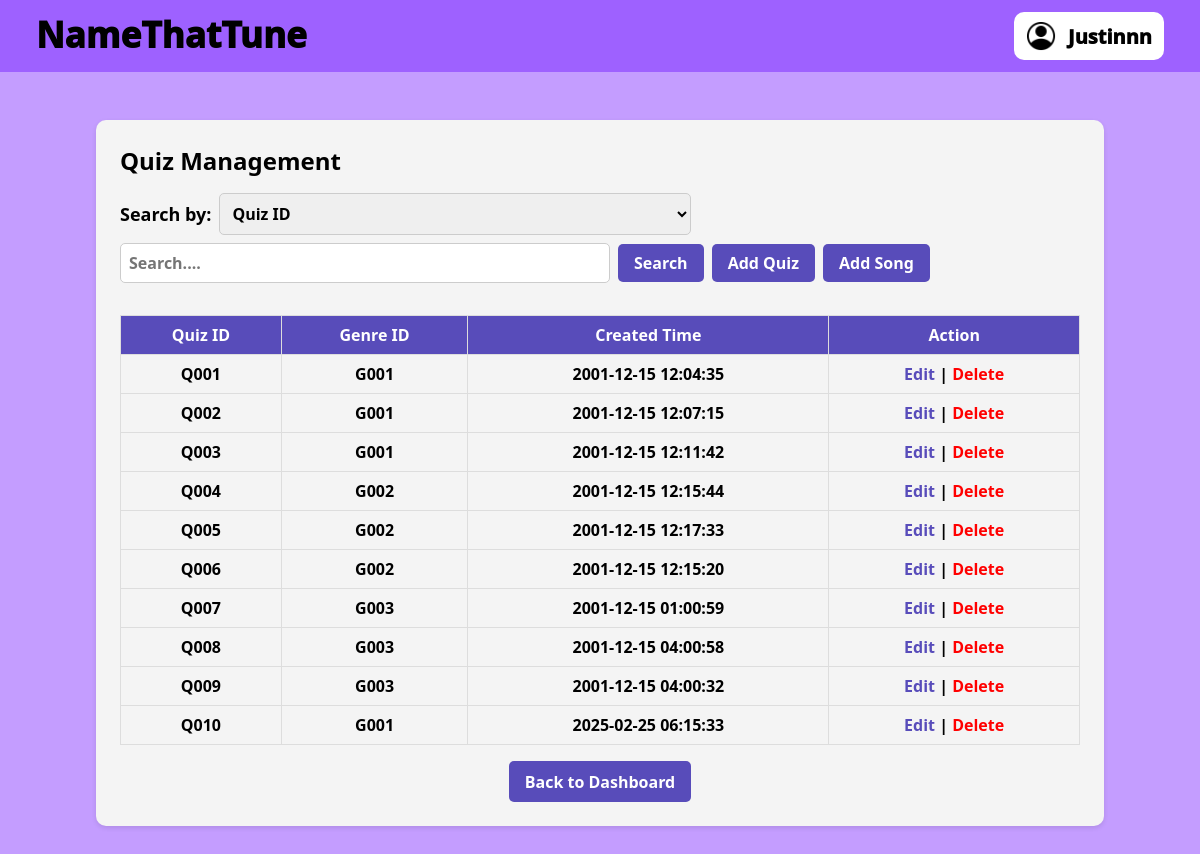
The page /admin_quiz_management.php (signed in) on the database its author committed.
### tables this page shows
CREATE TABLE `quiz` (
  `QuizID` varchar(255) NOT NULL,
  `GenreID` varchar(255) DEFAULT NULL,
  `CreatedTime` datetime DEFAULT NULL,
  `QuizName` varchar(255) DEFAULT NULL
);

### admin_quiz_management.php (the view, shortened to what this page needs)
<?php
$servername = "localhost";
$dbusername = "root";
$dbpassword = "";
$dbname = "namethattune";
$connection = new mysqli($servername, $dbusername, $dbpassword, $dbname);
$username = $_SESSION['username'];
$stmt = $connection->prepare("SELECT ProfilePicture FROM admin WHERE Username = ?");
$stmt->bind_param("s", $username);
$stmt->execute();
$result = $stmt->get_result();
if ($result->num_rows > 0) {
    $row = $result->fetch_assoc();
    $profile_picture_path = $row['ProfilePicture'];
} else {
    $profile_picture_path = 'Icon/account.png';
}
$query = "SELECT QuizID AS quiz_id, GenreID AS genre_id, CreatedTime AS created_time FROM quiz";
$results = mysqli_query($connection, $query);
?>
<!DOCTYPE html>
<html lang="en">
<head>
    <link rel="stylesheet" href="user_header.css">
    <link rel="stylesheet" href="user_hamburger_menu.css">
</head>
<body>
    <div id="header">
        <h1><a href="admin_adminDashboard.php">NameThatTune</a></h1>
        <div id="login" onclick="">
            <img src="<?php echo htmlspecialchars($profile_picture_path); ?>">
            <p><?php echo htmlspecialchars($username); ?></p>
        </div>
    </div>
    <?php include 'admin_hamburger_menu.php'; ?>
    <div id="content">
        <div id="edit-quiz-container">
            <div class="section-title">Quiz Management</div>
            <div class="search-bar">
                <label for="filter">Search by:</label>
                <select id="filter">
                    <option value="id">Quiz ID</option>
                </select>
                <input type="text" id="search" placeholder="Search....">
                <button onclick="performSearch()">Search</button>
                <button id="add-quiz-button" onclick="moveToAddQuiz()">Add Quiz</button>
                <button id="add-song-button" onclick="moveToAddSong()">Add Song</button>
            </div>
            <table>
            <thead>
            <tr>
                <th>Quiz ID</th>
                <th>Genre ID</th>
                <th>Created Time</th>
                <th>Action</th>
            </tr>
            </thead>
            <tbody id="quizTable">
            <?php if (mysqli_num_rows($results) > 0): ?>
            <?php while ($row = mysqli_fetch_assoc($results)): ?>
                <tr>
                    <td><?php echo htmlspecialchars($row['quiz_id']); ?></td>
                    <td><?php echo htmlspecialchars($row['genre_id']); ?></td>
                    <td><?php echo htmlspecialchars($row['created_time']); ?></td>
                    <td class="actions">
                        <a id="edit-link" href="admin_quiz_management_2.php?quiz_id=<?php echo urlencode($row['quiz_id']); ?>">Edit</a> |
                        <a id="delete-link" href="admin_quiz_management.php?action=delete&id=<?php echo urlencode($row['quiz_id']); ?>"     onclick="return confirm('Are you sure you want to delete this quiz?');">Delete</a>
                    </td>
                    </tr>
                    <?php endwhile; ?>
                    <?php else: ?>
                    <tr>
                        <td colspan="4">No quizzes found.</td>
                    </tr>
                    <?php endif; ?>
                    </tbody>
                    </table>
                    <button onclick="back()" class="back-button">Back to Dashboard</button>
        </div>
    </div>
</body>
</html>

### user_header.css (style rules this page uses)
html, body { margin: 0; padding: 0; width: 100%; }
body { background-color: #C49DFF; display: flex; flex-direction: column; min-height: 100vh; }
#header { background-color: #9E61FF; display: flex; justify-content: space-between; align-items: center; height: 72px; padding: 0 3%; }
#header h1 { font-family: "Lalezar", system-ui; font-size: clamp(1.8rem, 5vw, 2.2rem); font-weight: 1000; font-style: normal; padding-bottom: 4px; margin: 0; }
#header h1 a:link, #header h1 a:visited { color: black; text-decoration: none; }
#login { width: fit-content; min-width: 120px; height: 48px; background-color: white; border-radius: 10px; display: flex; justify-content: center; align-items: center; }
#login img { width: 30px; height: 30px; border-radius: 50%; margin: 0 0 0 12px; }
#login p { font-family: "Lalezar", system-ui; font-size: clamp(1.15rem, 5vw, 1.25rem); font-weight: 1000; font-style: normal; margin: 0 12px; }

### admin_quiz_management.php (style rules this page uses)
#content { display: flex; justify-content: center; height: fit-content; margin: 48px 0; }
#edit-quiz-container { display: flex; flex-direction: column; font-family: 'Lalezar', system-ui; font-size: clamp(14px, 1.5vw, 16px); background-color: #f4f4f4; width: 80%; max-width: 1100px; padding: 1.5rem; border-radius: 10px; box-shadow: 0 2px 5px rgba(0, 0, 0, 0.1); align-self: center; }
.section-title { font-size: clamp(24px, 1.5vw, 32px); font-weight: 700; margin-bottom: 1rem; text-align: left; }
.search-bar { display: flex; flex-wrap: wrap; gap: 0.5rem; align-items: center; justify-content: left; margin-bottom: 1rem; }
.search-bar label { font-family: 'Lalezar', system-ui; font-size: clamp(14px, 1.5vw, 20px); font-weight: 700; }
.search-bar select, .search-bar input { font-family: 'Lalezar', system-ui; font-size: clamp(12px, 1.5vw, 16px); font-weight: 700; padding: 0.5rem; border: 1px solid #ccc; border-radius: 5px; width: calc(50% - 0.5rem); min-width: 120px; }
.search-bar button { padding: 0.5rem 1rem; font-family: 'Lalezar', system-ui; font-size: clamp(14px, 1.5vw, 16px); font-weight: 700; background-color: #584cba; color: white; border: none; border-radius: 5px; cursor: pointer; }
table { width: 100%; border-collapse: collapse; margin-top: 1rem; font-family: 'Lalezar', system-ui; font-weight: 700; }
th, td { font-size: (14px, 1.5vw, 16px); padding: 0.5rem; text-align: center; border: 1px solid #ddd; }
th { font-weight: 700; background-color: #584cba; color: white; }
.actions a { font-size: clamp(14px, 1.5vw, 16px); }
.actions #edit-link { color: #584cba; text-decoration: none; }
.actions #delete-link { color: red; text-decoration: none; }
.back-button { font-family: 'Lalezar', system-ui; font-size: clamp(14px, 1.5vw, 16px); font-weight: 700; display: block; width: fit-content; padding: 0.6rem 1rem; background-color: #584cba; color: white; text-align: center; border-style: none; border-radius: 5px; margin: 1rem auto 0; }

### rows shown on the page
quiz: QuizID "Q001", GenreID "G001", CreatedTime "2001-12-15 12:04:35"
quiz: QuizID "Q002", GenreID "G001", CreatedTime "2001-12-15 12:07:15"
quiz: QuizID "Q003", GenreID "G001", CreatedTime "2001-12-15 12:11:42"
quiz: QuizID "Q004", GenreID "G002", CreatedTime "2001-12-15 12:15:44"
quiz: QuizID "Q005", GenreID "G002", CreatedTime "2001-12-15 12:17:33"
quiz: QuizID "Q006", GenreID "G002", CreatedTime "2001-12-15 12:15:20"
quiz: QuizID "Q007", GenreID "G003", CreatedTime "2001-12-15 01:00:59"
quiz: QuizID "Q008", GenreID "G003", CreatedTime "2001-12-15 04:00:58"
quiz: QuizID "Q009", GenreID "G003", CreatedTime "2001-12-15 04:00:32"
quiz: QuizID "Q010", GenreID "G001", CreatedTime "2025-02-25 06:15:33"

### other values the page prints
$username "Justinnn"
